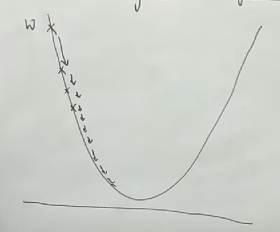
#> input picture Machine Learning/Deep Learning/Optimizers/Adaptive Learning Rate Optimizers/images/adagrad3.png, 280 x 232 px, given in place of adagrad.png, which was not available
$ jupyter execute 'ada delta.ipynb'   (text cells are left out)
#> lines starting #> are read from the running program, lines starting #| are printed output that depends on the picture; pictures that were not available may be replaced by others from this repository, and a replacement may not be noted
[cell 1]
from PIL import Image
from IPython.display import display

img = Image.open('images/adagrad.png')
#> img is the input picture: PIL image 280x232 RGBA; mean R, G, B, A 206, 209.2, 203, 255
new_image = img.resize((390, 250))
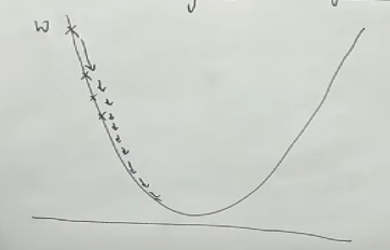
#> new_image: PIL image 390x250 RGBA; mean R, G, B, A 206, 209.2, 203, 255
display(new_image)

[cell 2]
from PIL import Image
from IPython.display import display

img = Image.open('images/adadelta1.png')
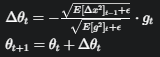
#> input picture Machine Learning/Deep Learning/Optimizers/Adaptive Learning Rate Optimizers/images/adadelta2.png, 160 x 57 px, given in place of adadelta1.png, which was not available
#> img is the input picture: PIL image 160x57 RGBA; mean R, G, B, A 48.7, 49.6, 50.5, 255
new_image = img.resize((270, 200))
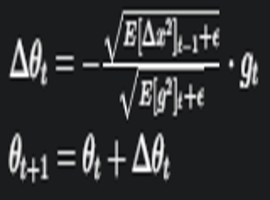
#> new_image: PIL image 270x200 RGBA; mean R, G, B, A 48.7, 49.6, 50.5, 255
display(new_image)

[cell 3]
from PIL import Image
from IPython.display import display

img = Image.open('images/adadelta2.png')
new_image = img.resize((270, 100))
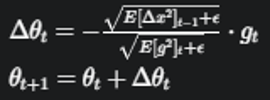
#> new_image: PIL image 270x100 RGBA; mean R, G, B, A 48.7, 49.6, 50.5, 255
display(new_image)
